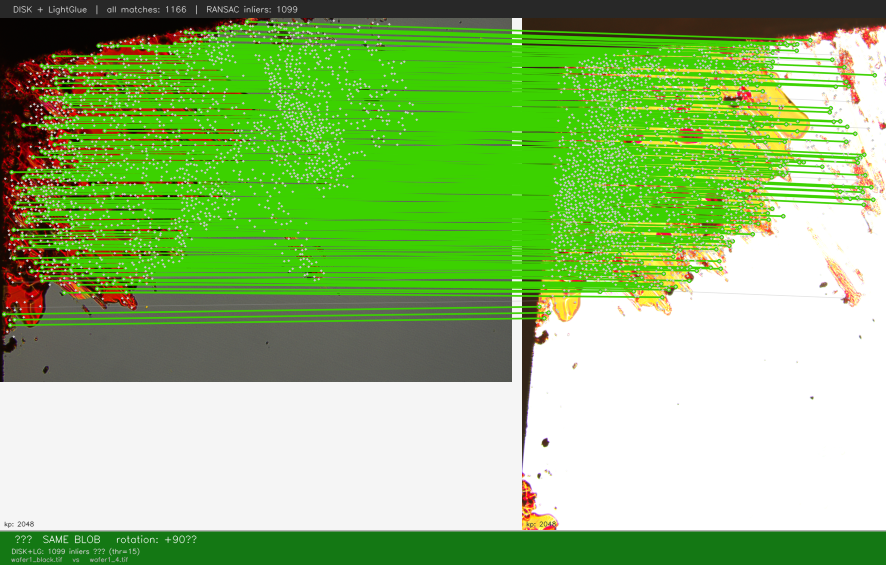
#> input picture examples/compare_dark_and_bright.png, 1772 x 1129 px (shown at 1/2 size)
$ python -i preprocessing.py   (imports and definitions only)
#> lines starting #> are read from the running program, lines starting #| are printed output that depends on the picture; after the words box and inside, x2 and y2 are one past the last pixel; in counts of white or black regions, pixels touching at a corner belong together
"""
preprocessing.py — Wafer blob image preprocessing.

Pipeline:
  1. Load image → RGB uint8  (TIF, JPEG, PNG, BMP)
  2. Resize longest side to 1024 px (INTER_AREA, never upscale)
  3. Segment blob: HSV saturation + LAB chromatic distance (Otsu union)
  4. Morphological cleanup
  5. Crop to bounding box + 10 % padding
  6. Return rgb_crop + gray_crop (grayscale for matcher input)
"""

import logging
import os
import xml.etree.ElementTree as _ET
import cv2
import numpy as np
import tifffile

# [1 line not run here, left out]

MAX_SIDE = 1024
PAD_FRAC = 0.10


# ── Loading ───────────────────────────────────────────────────────────────────

def load_image(path: str) -> np.ndarray:
    """
    Load TIF / JPEG / PNG / BMP → RGB uint8.
    Tries tifffile first (preserves 16-bit / OME metadata for TIF).
    Falls back to cv2 for JPEG, PNG and other formats.
    """
#> called with path = 'examples/compare_dark_and_bright.png'
    img = None
    try:
        img = tifffile.imread(path)
    except Exception:
        pass

    if img is None:
        img = cv2.imread(str(path), cv2.IMREAD_UNCHANGED)
#> img is the input picture: shape (1129, 1772, 3); mean B, G, R 114.8, 187.8, 144
        if img is None:
            raise FileNotFoundError(f"Cannot load image: {path}")
        # cv2 loads as BGR (or BGRA) — convert to RGB
        if img.ndim == 3 and img.shape[2] in (3, 4):
            img = cv2.cvtColor(img, cv2.COLOR_BGR2RGB if img.shape[2] == 3
                                    else cv2.COLOR_BGRA2RGB)

    # Normalise to (H, W, 3) uint8
    while img.ndim > 3:
        img = img[0]
    if img.ndim == 2:
        img = np.stack([img, img, img], axis=-1)
    if img.ndim == 3 and img.shape[0] in (1, 3, 4) and img.shape[0] < img.shape[1]:
        img = np.transpose(img, (1, 2, 0))
    if img.shape[2] == 4:
        img = img[:, :, :3]
    if img.dtype != np.uint8:
        f = img.astype(np.float32) - img.min()
        mx = f.max()
        img = (f / mx * 255).astype(np.uint8) if mx > 0 else f.astype(np.uint8)
    return img  # RGB uint8


# Keep the old name as an alias so external callers aren't broken
load_tif = load_image


# ── Resize ────────────────────────────────────────────────────────────────────

def resize_max(rgb: np.ndarray, max_side: int = MAX_SIDE) -> np.ndarray:
#> called with max_side = 1024
    H, W = rgb.shape[:2]
#> H = 1129; W = 1772
    if max(H, W) <= max_side:
        return rgb
    s = max_side / max(H, W)
#> s = 0.578
    return cv2.resize(rgb, (int(W * s), int(H * s)), interpolation=cv2.INTER_AREA)
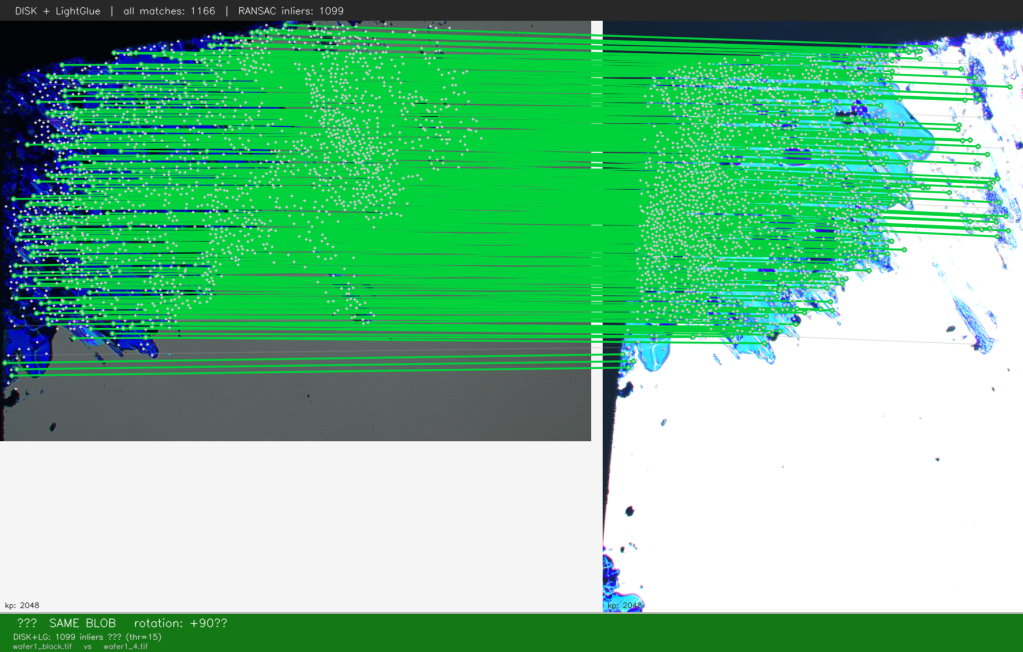
#> returned value: shape (652, 1023, 3); mean of channels 0, 1, 2 144, 187.8, 114.8; drawn as B, G, R


# ── Segmentation ──────────────────────────────────────────────────────────────

def segment_blob(rgb: np.ndarray) -> np.ndarray:
    """
    Isolate the colored blob from the gray silicon substrate.
    Combines HSV saturation threshold and LAB chromatic-distance threshold
    (Otsu on each, then union) to handle both bright and dark-field images.
    Returns uint8 binary mask (255 = blob).
    """
    bgr = cv2.cvtColor(rgb, cv2.COLOR_RGB2BGR)

    # HSV saturation
    hsv = cv2.cvtColor(bgr, cv2.COLOR_BGR2HSV)
#> hsv: shape (652, 1023, 3); mean H, S, V 27.7, 112, 193.1
    _, mask_sat = cv2.threshold(hsv[:, :, 1], 0, 255,
                                cv2.THRESH_BINARY + cv2.THRESH_OTSU)
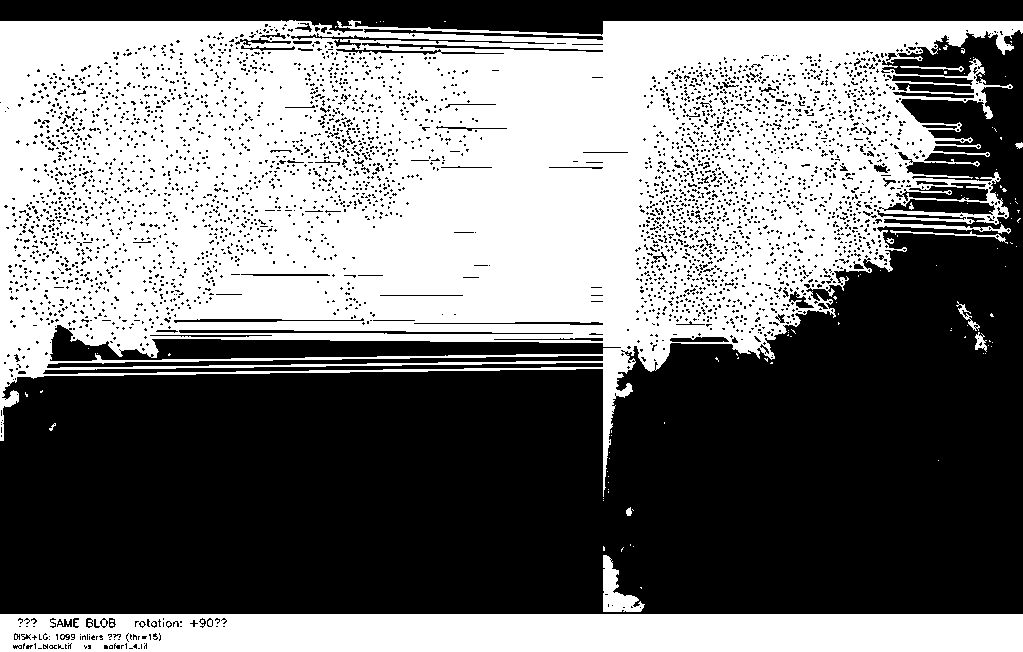
#> mask_sat: shape (652, 1023); 46.8% white; 105 white regions (93 under 20 px), largest, box (x1, y1, x2, y2) and area: (0, 20, 1023, 497) 272143, (0, 614, 1023, 652) 37746, (603, 555, 645, 612) 1084

    # LAB chromatic distance from the gray axis
    lab = cv2.cvtColor(bgr, cv2.COLOR_BGR2LAB).astype(np.float32)
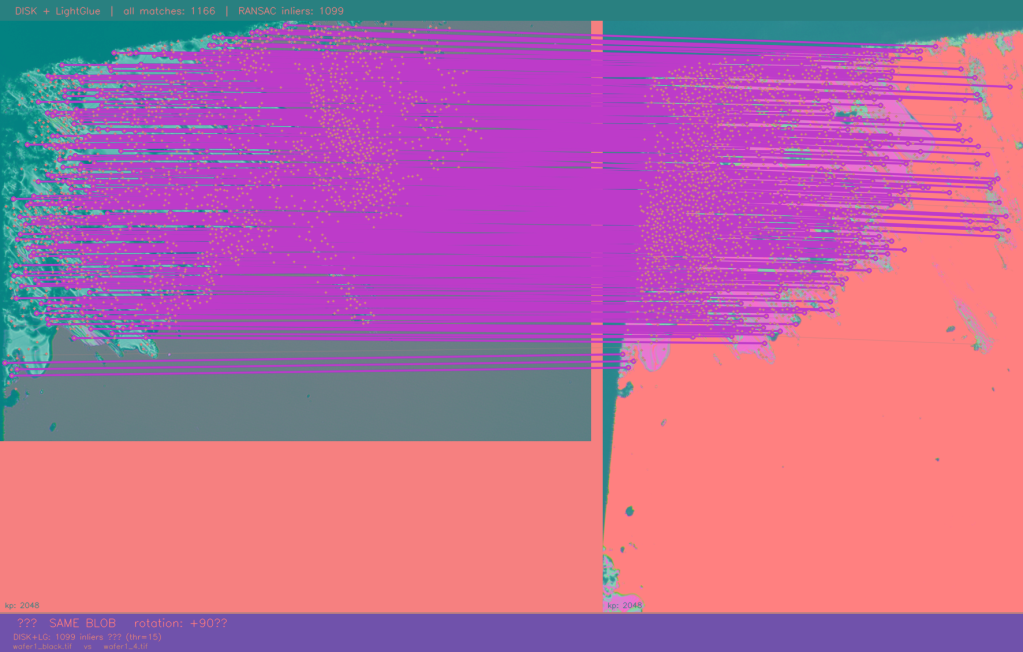
#> lab: shape (652, 1023, 3) float32; mean R, G, B 184.7, 106, 156.2
    ab = np.sqrt((lab[:, :, 1] - 128) ** 2 + (lab[:, :, 2] - 128) ** 2)
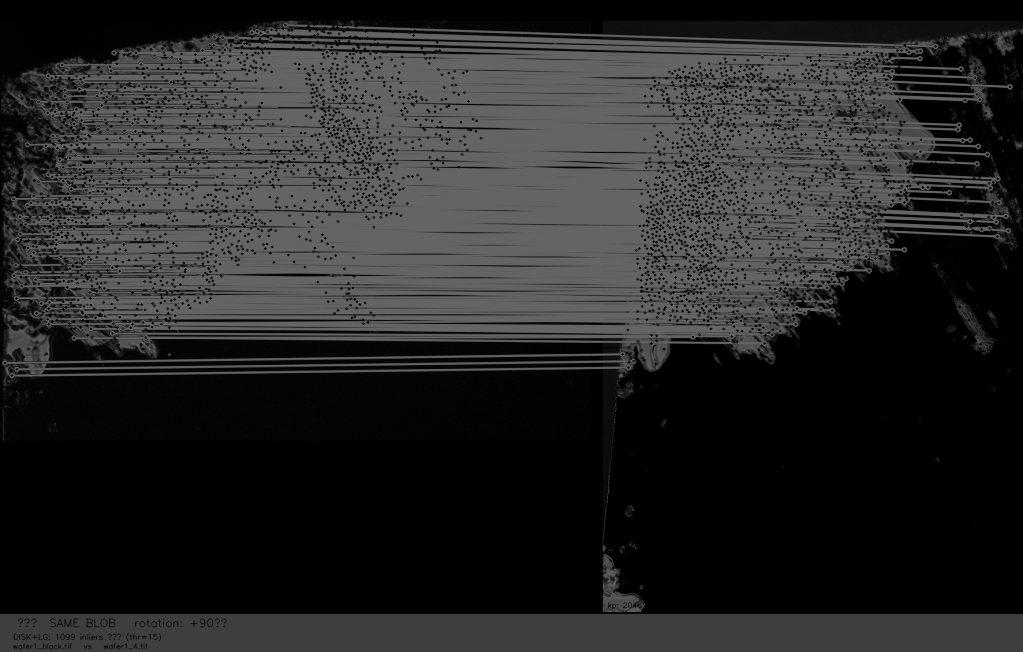
#> ab: shape (652, 1023) float32; min 0, max 102.2, mean 38.8
    ab_u8 = (ab / (ab.max() + 1e-6) * 255).astype(np.uint8)
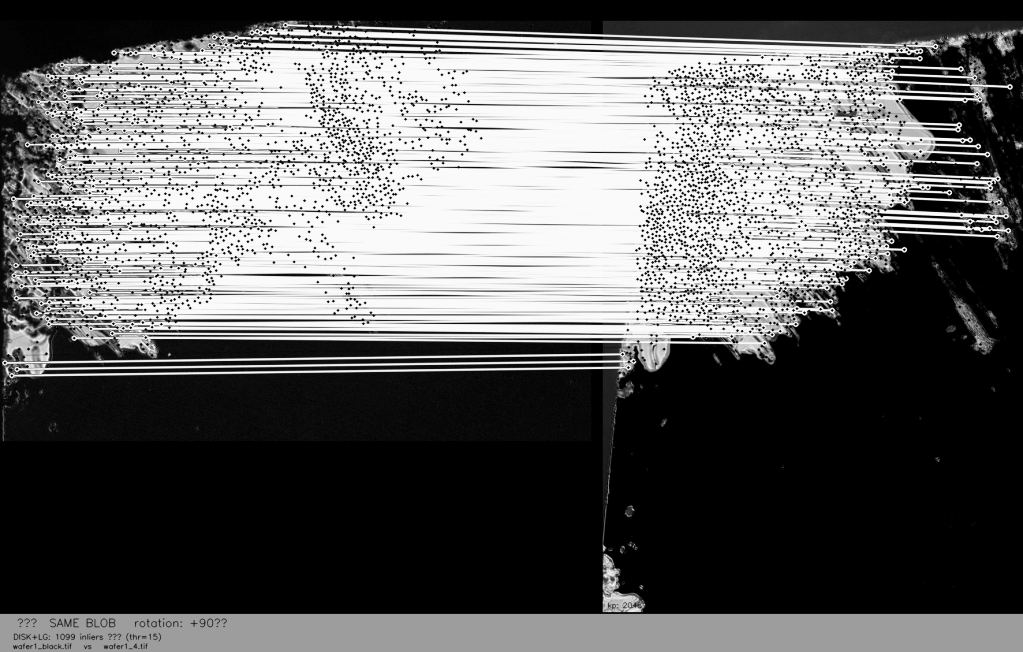
#> ab_u8: shape (652, 1023); min 0, max 255, mean 96.6
    _, mask_lab = cv2.threshold(ab_u8, 0, 255,
                                cv2.THRESH_BINARY + cv2.THRESH_OTSU)
#> mask_lab: shape (652, 1023); 42.2% white; 209 white regions (191 under 20 px), largest, box (x1, y1, x2, y2) and area: (2, 21, 1013, 378) 240428, (0, 614, 1023, 652) 37833, (603, 554, 645, 612) 1006

    mask = cv2.bitwise_or(mask_sat, mask_lab)
#> mask: shape (652, 1023); 47.3% white; 117 white regions (107 under 20 px), largest, box (x1, y1, x2, y2) and area: (0, 20, 1023, 497) 275112, (0, 614, 1023, 652) 37833, (603, 554, 645, 612) 1124

    # Morphological cleanup: close gaps, remove noise
    H, W = rgb.shape[:2]
#> H = 652; W = 1023
    k = max(5, min(H, W) // 60) | 1   # odd kernel size, at least 5
#> k = 11
    mask = cv2.morphologyEx(
        mask, cv2.MORPH_CLOSE,
        cv2.getStructuringElement(cv2.MORPH_ELLIPSE, (k * 4, k * 4)),
        iterations=2,
    )
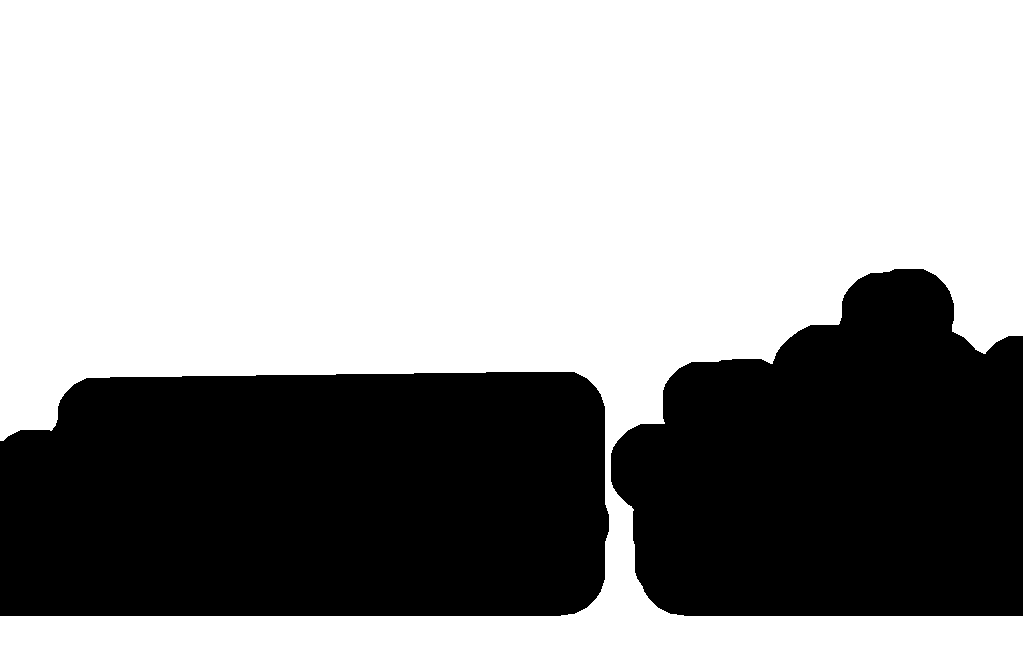
#> mask: shape (652, 1023); 62.2% white; 2 black regions, box (x1, y1, x2, y2) and area: (0, 372, 609, 616) 141751, (611, 269, 1023, 616) 110568
    mask = cv2.morphologyEx(
        mask, cv2.MORPH_OPEN,
        cv2.getStructuringElement(cv2.MORPH_ELLIPSE, (k, k)),
        iterations=1,
    )
#> mask: shape (652, 1023); 62.1% white; 1 black region, box (x1, y1, x2, y2) and area: (0, 269, 1023, 616) 252662
    return mask


# ── Crop ──────────────────────────────────────────────────────────────────────

def crop_blob(
    rgb: np.ndarray, mask: np.ndarray
) -> tuple[np.ndarray, np.ndarray, np.ndarray]:
    """
    Crop to blob bounding box + PAD_FRAC padding.
    Falls back to full image if no blob pixels found.
    Returns (rgb_crop, mask_crop, gray_crop).
    """
    H, W = rgb.shape[:2]
#> H = 652; W = 1023
    ys, xs = np.where(mask > 0)

    if len(xs) == 0:
        gray = cv2.cvtColor(rgb, cv2.COLOR_RGB2GRAY)
        return rgb.copy(), mask.copy(), gray

    x0, x1 = int(xs.min()), int(xs.max())
#> x0 = 0; x1 = 1022
    y0, y1 = int(ys.min()), int(ys.max())
#> y0 = 0; y1 = 651
    bw, bh = max(1, x1 - x0), max(1, y1 - y0)
#> bw = 1022; bh = 651
    px = max(1, int(bw * PAD_FRAC))
#> px = 102
    py = max(1, int(bh * PAD_FRAC))
#> py = 65

    x0 = max(0, x0 - px);  x1 = min(W, x1 + px)
#> after `x1 = min(W, x1 + px)`: x1 = 1023
    y0 = max(0, y0 - py);  y1 = min(H, y1 + py)
#> after `y1 = min(H, y1 + py)`: y1 = 652

    rgb_c  = rgb[y0:y1, x0:x1].copy()
    mask_c = mask[y0:y1, x0:x1].copy()
    gray_c = cv2.cvtColor(rgb_c, cv2.COLOR_RGB2GRAY)
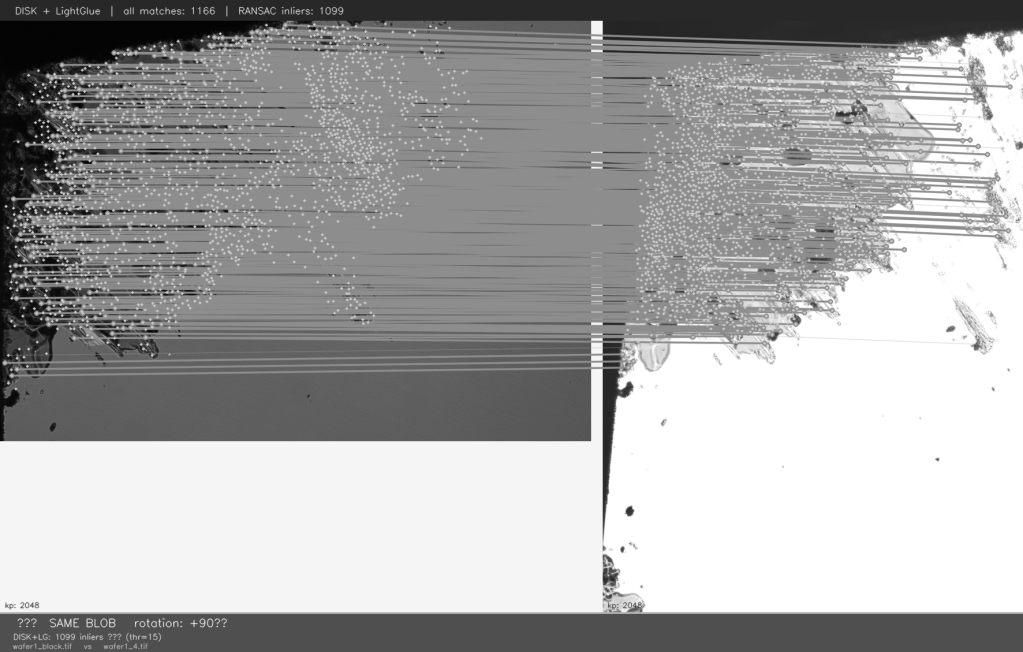
#> gray_c: shape (652, 1023); min 3, max 255, mean 166.4
    return rgb_c, mask_c, gray_c


# ── Metadata extraction ───────────────────────────────────────────────────────

_TIFF_TAGS = {270: "ImageDescription", 271: "Make", 272: "Model",
              305: "Software", 306: "DateTime"}


# [53 lines left out: function extract_metadata, not called in this run]


# ── Public API ────────────────────────────────────────────────────────────────

def preprocess(path: str, max_side: int = MAX_SIDE) -> dict:
    """
    Full preprocessing pipeline for one image.

    Returns dict:
      rgb    (H, W, 3) uint8 — color crop (keep for display)
      gray   (H, W)   uint8 — grayscale crop (matcher input)
      mask   (H, W)   uint8 — blob mask
      source str      — original path
    """
    rgb = load_image(str(path))
    return preprocess_array(rgb, max_side=max_side, source=str(path))


def preprocess_array(
    rgb: np.ndarray, max_side: int = MAX_SIDE, source: str = ""
) -> dict:
    """Same as preprocess() but accepts an already-loaded RGB uint8 array."""
    rgb = resize_max(rgb, max_side)
    mask = segment_blob(rgb)
    rgb_c, mask_c, gray_c = crop_blob(rgb, mask)
    return {"rgb": rgb_c, "gray": gray_c, "mask": mask_c, "source": source}

>>> result = preprocess('examples/compare_dark_and_bright.png')
#> result = 4 items

$ run again, on examples/compare_different_angles.png
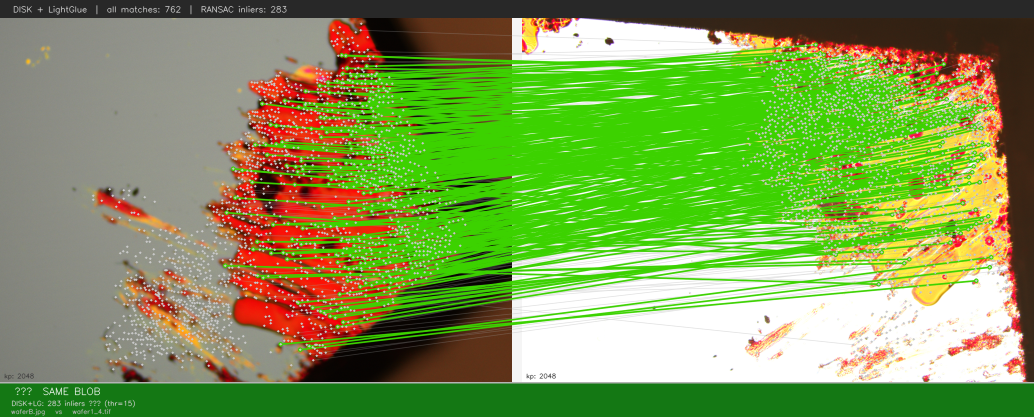
#> input picture examples/compare_different_angles.png, 2068 x 833 px (shown at 1/2 size)
#> in load_image, img is the input picture: shape (833, 2068, 3); mean B, G, R 83.6, 155.7, 127.5
#> hsv: shape (412, 1024, 3); mean H, S, V 33, 129.7, 172.4
#> in segment_blob, `_, mask_sat = cv2.threshold(hsv[:, :, 1], 0, 255, cv2.THRESH_BINARY + ..`:
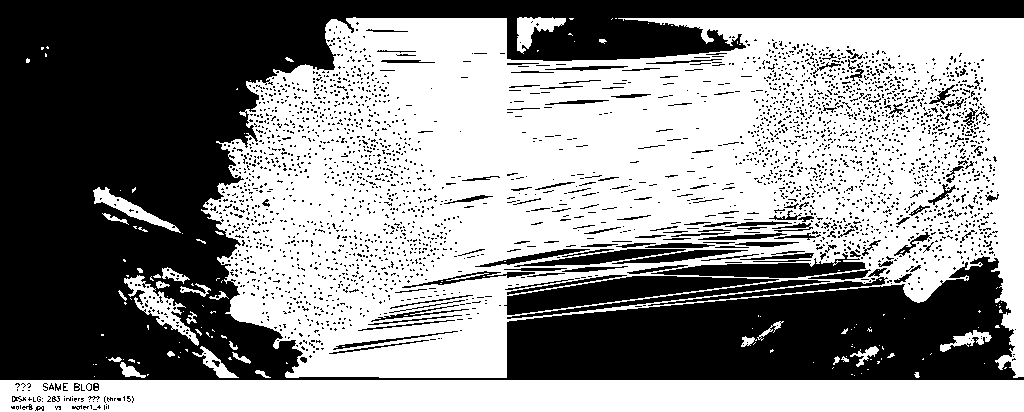
#> mask_sat: shape (412, 1024); 55.2% white; 3030 black regions (2877 under 20 px), largest, box (x1, y1, x2, y2) and area: (0, 0, 1024, 380) 154581, (504, 276, 779, 315) 4414, (651, 253, 866, 278) 2266
#> mask_lab: shape (412, 1024); 45.8% white; 144 white regions (122 under 20 px), largest, box (x1, y1, x2, y2) and area: (208, 18, 1003, 358) 156609, (0, 380, 1024, 412) 32168, (125, 276, 199, 345) 937
#> in crop_blob, `x0, x1 = int(xs.min()), int(xs.max())`: x0 = 0; x1 = 1023
#> in crop_blob, `y0, y1 = int(ys.min()), int(ys.max())`: y0 = 0; y1 = 411
#> bw = 1023; bh = 411
#> px = 102
#> py = 41
#> in crop_blob, `x1 = min(W, x1 + px)`: x1 = 1024
#> in crop_blob, `y1 = min(H, y1 + py)`: y1 = 412
#> in crop_blob, `gray_c = cv2.cvtColor(rgb_c, cv2.COLOR_RGB2GRAY)`:
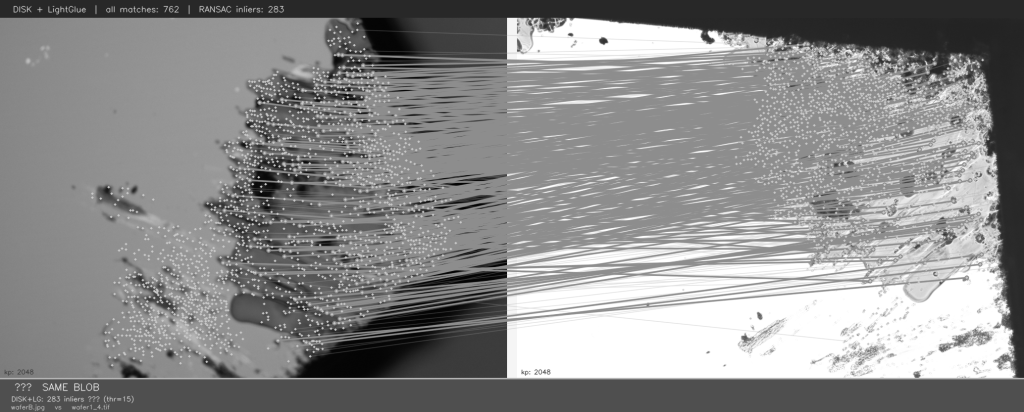
#> gray_c: shape (412, 1024); min 3, max 255, mean 139
#> result = 4 items
